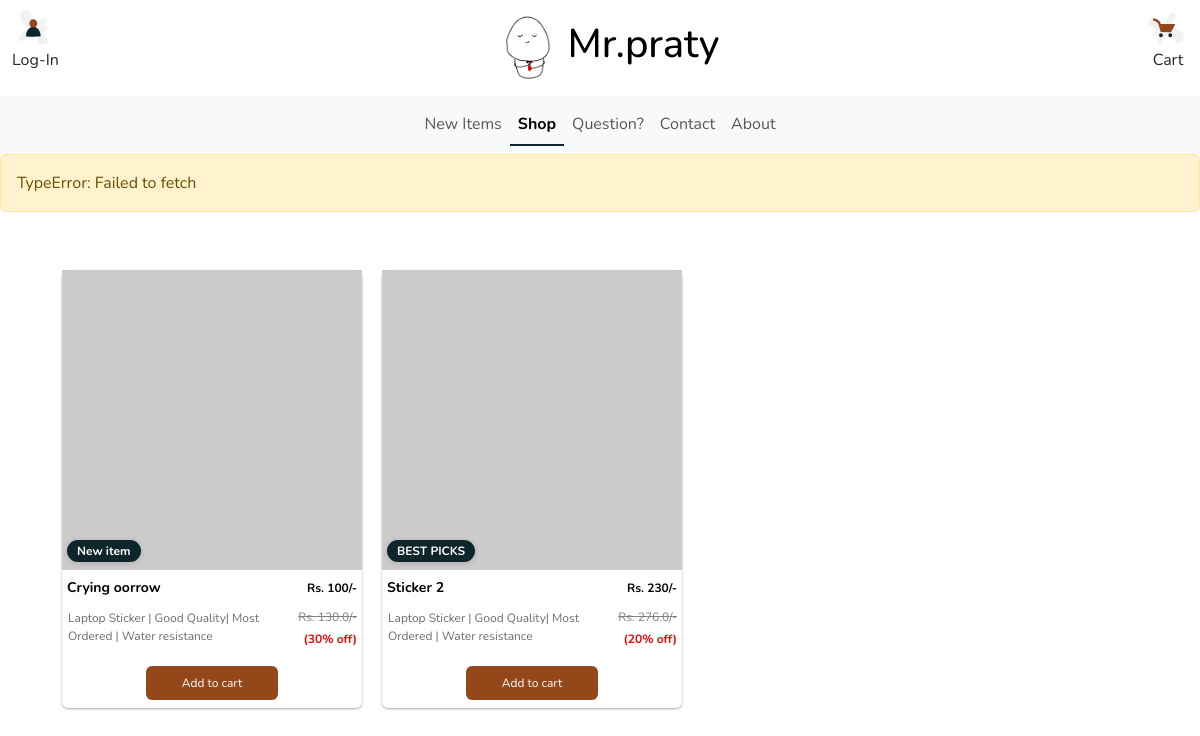
Page /shop on the committed database.
### PratyushDoodlesApp/models/ProductModel.py (models this page shows, shortened)
class ProductImage(db.Model):
    __tablename__ = 'product_image'
    id = db.Column(db.Integer, primary_key=True)
    picture_url = db.Column(db.String(255), nullable=False)
    product_id = db.Column(db.Integer, db.ForeignKey('product.id'), nullable=False)

class Product(db.Model):
    __tablename__ = 'product'
    id = db.Column(db.Integer, primary_key=True)
    name = db.Column(db.String(255), nullable=False)
    description = db.Column(db.String(255), nullable=False)
    price = db.Column(db.Integer, nullable=False)
    stock_quantity = db.Column(db.Integer, nullable=False)
    discount_percent = db.Column(db.Integer, nullable=True)
    product_highlight = db.Column(db.String(255), nullable=True)
    product_images = db.relationship('ProductImage', backref = 'of_product', lazy=True)
    def getDiscount(self):
        return self.price + ((self.price  *  self.discount_percent)/100)

### PratyushDoodlesApp/business/shop.py (the view)
@shop_bp.route('/')
@shop_bp.route('/shop')
def shop():
    user = get_current_user()
    products = Product.query.all()
    data = {
        'user': user,
        'products': products
    }
    return render_template('shop.html', data = data)

### PratyushDoodlesApp/business/util.py (called while the page is built)
def get_current_user():
    if  current_user.is_anonymous:
        return None
    return current_user

### PratyushDoodlesApp/templates/shop.html (shortened to what this page needs)
{% extends 'ui/base_page.html' %}
{% block content %}
<div class="container text-center mt-5 mb-5">
    <div class="row">
        {% if data.products %}
            {% for product in data.products %}
            <div style="width: 300px; margin-left: 10px; margin-right: 10px;">
                {% with product=product %}
                    {% include 'ui/product_card.html' %}
                {% endwith %}
            </div>
            {% endfor %}
        {% else %}
            <p>No products listed!</p>
        {% endif %}
    </div>
</div>
{% endblock %}

### PratyushDoodlesApp/templates/ui/product_card.html (shortened to what this page needs)
<div class="wsk-cp-product" style="width: 300px;">
    <div class="product-images">
        {% for product_image in product.product_images %}
        <img class="wsk-cp-img img-responsive" src="{{ product_image.picture_url }}" alt="Product" />
        {% endfor %}
        <b class="pill wcf-left"> {{product.product_highlight }} </b>
    </div>
    <div class="card-header p-1">
        <div class="wcf-left"><span class="product-name">{{ product.name }}</span></div>
        <div class="wcf-right"> <span class="product-price"> Rs. {{ product.price }}/-</span></div>
    </div>
    <div class="p-1 card-header pb-2">
        <span class="wcf-right product-before-discount">
            <s>Rs. {{ product.getDiscount() }}/-</s>
        </span>
        <div class="wcf-left text-start card-description">{{ product.description }}</div>
        <div class="wcf-right"><b class="product-discount"> ({{
            product.discount_percent }}% off) </b></div>
    </div>
    <span class="buy-btn m-2" product_id="{{ product.id }}" onclick="addItemToCart(this)">Add to cart</span>
</div>

### PratyushDoodlesApp/static/styles/custom.css (style rules this page uses)
* { margin: 0; padding: 0; box-sizing: border-box; }
body { margin: 0; padding: 0; }

### PratyushDoodlesApp/static/styles/product_card.css (style rules this page uses)
.wsk-cp-product { margin: 10px; height: auto; width: 100%; background: #fff; border-radius: 6px; box-shadow: 0 1px 3px rgba(0, 0, 0, 0.12), 0 1px 2px rgba(0, 0, 0, 0.24); }
.product-images { height: 300px; width: 100%; position: relative; }
.wsk-cp-img { height: 300px; width: 100%; position: absolute; top: 0; left: 0; opacity: 0; }
.card-header { margin: 1px; }
.card-header:after { content: ''; display: block; }
.card-header:after { clear: both; }
.card-header .wcf-left { float: left; }
.card-header .wcf-right { float: right; }
.product-name { font-size: 14px; width: 70%; text-align: left; font-weight: bold; color: rgb(0, 0, 0); }
.product-price { font-size: 12px; color: black; font-weight: bold; }
.product-before-discount { font-size: 12px; color: grey; }
.product-discount { font-size: 12px; color: red; }
.card-description { margin: 1px; font-size: 12px; width: 70%; color: rgb(109, 109, 109); }
.buy-btn { display: inline-block; color: #fefefe; text-align: left; font-size: 12px; transition: all 0.2s ease-in-out; border-color: #141414; background: #94481A; padding: 8px 36px; border-radius: 6px; margin: 0px 2px; margin-top: 8px; margin-bottom: 4px; }
.pill { display: block; position: relative; top: 90%; width: fit-content; align-items: center; justify-content: left; padding: 2px 10px; margin-left: 5px; border-radius: 100vw; background-color: #0D262C; box-shadow: 0 1px 6px 0 rgb(171, 171, 171); color: rgb(255, 255, 255); font-size: 12px; }

### PratyushDoodlesApp/static/styles/defaults.css (style rules this page uses)
* { font-family: 'Nunito', sans-serif; }

### rows in the picture
Product: product_highlight "New item", name "Crying oorrow", price "100", getDiscount "130.0", description "Laptop Sticker | Good Quality| Most Ordered | Water resistance", discount_percent "30"
Product: product_highlight "BEST PICKS", name "Sticker 2", price "230", getDiscount "276.0", description "Laptop Sticker | Good Quality| Most Ordered | Water resistance", discount_percent "20"
